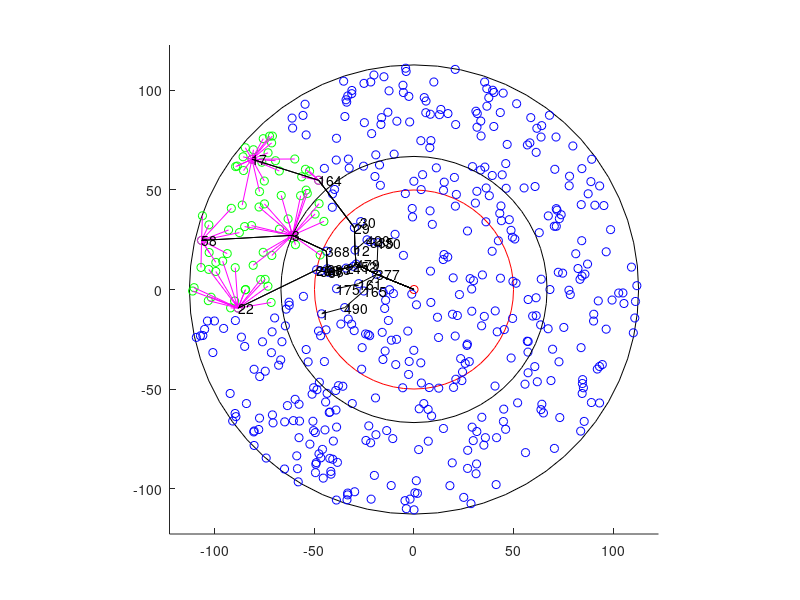

Write the MATLAB code that produced this figure.
clc;
clear all;
close all;
%%
r=40000/pi;
rch=r/2;% 簇首成簇半径
para = [-sqrt(r), -sqrt(r), 2*sqrt(r), 2*sqrt(r)];
rectangle('Position', para, 'Curvature', [1 1]);
hold on;
xlim([-(sqrt(r)+10) sqrt(r)+10])
ylim([-(sqrt(r)+10) sqrt(r)+10])
axis equal
%%
N=load('N.mat');
N=N.N;
p=0.08; % 簇首占比
n=500;
Rc=50; % 通信半径
Eo=1; % 初始能量
dis=zeros(n); % 距离矩阵
EN=[];
inRc=[]; % 在SN的Rc半径范围内的节点集合
inRc_notEN=[]; % 在SN的Rc半径范围内但不是EN的节点集合
er=sqrt(r*rand(1));
etheta=2*pi*rand(1);
ex=er*cos(etheta);
ey=er*sin(etheta);
scatter(0,0,'r');% SN
hold on;
para = [-Rc, -Rc, 2*Rc, 2*Rc];
rectangle('Position', para, 'Curvature', [1 1],'EdgeColor','r');
hold on;
%% 初始化1 需要提前固定的字段
for i=1:n 
    N(i).type=-1;% 普通节点 -1 簇成员节点（MN 0） 簇首节点（CH 1） 监督节点（IN 2)
    N(i).EN=0; % 是否为事件节点
    N(i).E=Eo; % 初始能量
    N(i).credit=1; % 信誉度
    N(i).nb=[]; % Rc范围内邻居
    N(i).nbhf=[]; % Rc/2范围内邻居
    N(i).MN=[]; % 簇成员节点
    N(i).cluster=0; % 簇头
    N(i).inrange=0; % 能否与SN直接通信(即在SN的Rc半径范围内)
    N(i).d=0; % 到SN的距离
end
%% 初始化2
for i=1:n
    N(i).d=sqrt((N(i).x)^2+(N(i).y)^2);
    for j=i:n
        dis(i,j) = sqrt((N(i).x-N(j).x)^2+(N(i).y-N(j).y)^2);
        if Rc/2<dis(i,j)&&dis(i,j)<=Rc
            N(i).nb = [N(i).nb,j];
            N(j).nb = [N(j).nb,i];
        end
        if 0<dis(i,j)&&dis(i,j)<=Rc/2
            N(i).nbhf = [N(i).nbhf,j];
            N(j).nbhf = [N(j).nbhf,i];
        end
    end
    if (N(i).x-ex)^2+(N(i).y-ey)^2<=50^2
        if N(i).d<=50
            N(i).inrange=1;
            inRc=[inRc,i];
        end
        N(i).EN=1;
        N(i).rleft=0;
        EN=[EN,i];
        scatter(N(i).x,N(i).y,'g');
        hold on;
    else
        if N(i).d<=50
            N(i).inrange=1;
            inRc=[inRc,i];
            inRc_notEN=[inRc_notEN,i];
        end
        scatter(N(i).x,N(i).y,'b');
        hold on;
    end
end
dis=dis+dis';
dis(dis>Rc|dis==0)=inf;
%% 簇首选举
found=zeros(1,size(EN,2));
target=EN;
chsall=[]; % 存放选举出的所有簇首
r=1;
while sum(found)<size(EN,2) % 对事件节点进行分簇
    t=(p/(1-p*(mod(r,1/p))));% 阈值
    tleft=mod(r,round(1/p));
    numCLheads=0;
    chs=[];
    target_tmp=[];
    chtarget=[];
    for t=target
        if found(EN==t)==0
            target_tmp=[target_tmp,t];
        end
    end
    for i=target_tmp % step1 选出候选簇头
        if N(i).rleft>0
           N(i).rleft=N(i).rleft-1;
        end
        if N(i).E>0 && N(i).rleft==0
            tmp=rand;
            if tmp<t*N(i).E/Eo
                N(i).rleft=round(1/p)-tleft;% 更新到下次选举轮数
                chtarget = [chtarget,i];% 本轮候选簇头集
                numCLheads = numCLheads+1;
            end
        end
    end
    if numCLheads>0
        conflict = zeros(numCLheads); 
        del = [];
        for i=1:numCLheads% step2 小于的Rc/2范围 簇头竞争
            for j=i:numCLheads
                if size(find(N(chtarget(i)).nbhf==chtarget(j)),2)~= 0
                    conflict(i,j)=1;
                end
            end
        end
        while sum(conflict(:))~=0
            [row,col]=find(conflict==1);
            if N(chtarget(row(1))).E>=N(chtarget(col(1))).E
                conflict(:,col(1))=0;
                del = [del,col(1)];
                N(chtarget(col(1))).type=-1;
            else
                conflict(row(1),:)=0;
                del = [del,row(1)];
                N(chtarget(row(1))).type=-1;
            end
        end
        for i=1:numCLheads % 划归簇成员节点
            if sum(i==del)==0
                N(chtarget(i)).type=1;
                chs = [chs,chtarget(i)];
                found(EN==chtarget(i))=1;
                scatter(N(chtarget(i)).x,N(chtarget(i)).y,'m');
                hold on;
                for j=N(chtarget(i)).nbhf
                    if N(j).type==-1&&N(j).EN==1% Rc/2内的普通节点一律声明为候选节点
                        N(j).type=0;
                        N(j).cluster=chtarget(i);
                        N(chtarget(i)).MN=[N(chtarget(i)).MN,j];
                        found(EN==j)=1;
                        plot([N(chtarget(i)).x,N(j).x],[N(chtarget(i)).y,N(j).y],'m');
                        hold on;
                    end
                end
            end
        end
        chsall=[chsall,chs];
    end
    r=r+1;
end
%% 均衡簇节点不够的簇首，为其多分配几个节点；选出每个簇的IN节点
flag=0;
while(~flag) 
    flag=1;
    for i=chsall
        while(size(N(i).MN,2)<3)
            nbhf_sorted=N(i).nbhf;
            length=size(N(i).nbhf,2);
            for p=1:length-1
                for q=1:length-p
                    if dis(i,nbhf_sorted(q))>dis(i,nbhf_sorted(q+1))
                        tmp=nbhf_sorted(q);
                        nbhf_sorted(q)=nbhf_sorted(q+1);
                        nbhf_sorted(q+1)=tmp;
                    end
                end
            end
            
            for j=nbhf_sorted
                if N(j).EN==1&&N(j).type==0&&size(N(N(j).cluster).MN,2)>3&&size(N(i).MN,2)<3
                    N(i).MN=[N(i).MN,j];
                    tmp=[];
                    for k=N(N(j).cluster).MN
                        if k~=j
                            tmp=[tmp,k];
                        end
                    end
                    N(N(j).cluster).MN=tmp;
                    N(j).cluster=i;
                    plot([N(i).x,N(j).x],[N(i).y,N(j).y],'c');
                    hold on;
                    flag=0; % 发生了重分配，flag置0
                end
            end
        end
    end
end
for i=chsall
    
end
%% 计算簇首邻接矩阵
chsalllen=size(chsall,2);
dis_2=zeros(chsalllen+1);
mind_2=inf;
numinRc=0;
innerRP=[];
T=2;
for i=1:chsalllen
    if mind_2(1)>sqrt(N(chsall(i)).x^2+N(chsall(i)).y^2)
       mind_2=[sqrt(N(chsall(i)).x^2+N(chsall(i)).y^2),i];
    end
    if N(chsall(i)).inrange==1
        dis_2(i,chsalllen+1)=N(chsall(i)).d^2;
        numinRc=numinRc+1;
    end
    for j=i:chsalllen
        if size(find(N(chsall(i)).nb==chsall(j)),2)~=0
            dis_2(i,j)=dis(chsall(i),chsall(j))^2;
%             plot([N(chsall(i)).x,N(chsall(j)).x],[N(chsall(i)).y,N(chsall(j)).y],'k');
%             hold on;
        end
    end
end
dis_2=dis_2+dis_2';
dis_2(dis_2==0|dis_2>Rc^2)=inf;
if 0<=numinRc&&numinRc<=T % 如果在一跳范围内的簇首个数小于一定的值
 % 把最近的簇首的内圈范围内的点都用作中继(实际上内圈最远的情况也差不多略大于Rc)
    root=mind_2(2);
    flag=0;
    for i=inRc_notEN
        if dis(i,chsall(root))<N(chsall(root)).d&&N(i).d<N(chsall(root)).d
            innerRP=[innerRP,i];
        end
    end
    targetnode=[chsall,innerRP]; % 添加内圈节点
    targetnodelen=size(targetnode,2);
    dis_2=zeros(targetnodelen+1); % 重新计算距离矩阵
    for i=1:targetnodelen
        if N(targetnode(i)).inrange==1
            dis_2(i,targetnodelen+1)=N(targetnode(i)).d^2;
            numinRc=numinRc+1;
        end
        for j=i:targetnodelen
            dis_2(i,j)=dis(targetnode(i),targetnode(j))^2;
        end
    end
    dis_2=dis_2+dis_2';
    dis_2(dis_2==0|dis_2>Rc^2)=inf;
    found=zeros(1,targetnodelen+1);
    found(targetnodelen+1)=1;
    d_2=zeros(1,targetnodelen+1);
    d_2(1:targetnodelen)=inf;
    pre_node=-1*ones(1,targetnodelen+1);
    path=-1*ones(1,targetnodelen+1);
    root=targetnodelen+1; % root重新指向SN
else % 如果在一跳范围内的簇首个数足够多
    flag=1;
    found=zeros(1,chsalllen+1);
    found(chsalllen+1)=1;
    d_2=zeros(1,chsalllen+1);
    d_2(1:chsalllen)=inf;
    pre_node=-1*ones(1,chsalllen+1);
    path=-1*ones(1,chsalllen+1);
    root=chsalllen+1; % root直接指向SN
end
if ~flag
    pathnodes=targetnode;
else
    pathnodes=chsall;
end
% 画出最近的簇首的内圈范围
SNsr=sqrt(N(chsall(mind_2(2))).x^2+N(chsall(mind_2(2))).y^2);
para = [-SNsr, -SNsr, 2*SNsr, 2*SNsr];
rectangle('Position', para, 'Curvature', [1 1]);
hold on;
% 画出参与路由的节点序号
for i=pathnodes
    c = num2str(i);
    text(N(i).x,N(i).y,c);
    hold on;
end
%% 寻找簇首到SN的路径(d^2最小)
SNs=root;
% 求路径 run dijkstra
while sum(found)<size(found,2)  %看是否所有的点都标记为P标号
    target=find(found==0); 
    dtmp=d_2;
    d_2(target)=min(d_2(target),d_2(SNs)+dis_2(SNs,target));%对还没有存入found的点更新最短通路
    minp_nodeidx=find(d_2(target)==min(d_2(target)));
    updated=find(d_2(target)~=dtmp(target));%最短路径被更新过的节点
    if size(updated,2)~=0
        pre_node(target(updated))=SNs;
    end
%     for i=minp_nodeidx
    SNs=target(minp_nodeidx(1));   %将当前符合最短通路的且离SN最近的节点设为源点
    found(SNs)=1;%已找到最小路径 found(i)=1
    path(SNs)=pre_node(SNs);
    k=path(SNs); % 画出所有路径
    p=SNs;
    if k<=size(pathnodes,2)
        plot([N(pathnodes(p)).x,N(pathnodes(k)).x],[N(pathnodes(p)).y,N(pathnodes(k)).y],'k');
        hold on;
    else
        plot([N(pathnodes(p)).x,0],[N(pathnodes(p)).y,0],'k');
        hold on;
    end
end
path(path==size(path,2))=-1; % 将指向SN的置为-1
%% 输出路径 v2;找前一跳是RP的簇首
path_traceback=cell(1,chsalllen);
E=zeros(1,chsalllen);
Ed=zeros(1,chsalllen);
N_RP=[];
for i=1:chsalllen
    curnode=i;
    Ed(i)=N(pathnodes(i)).d^2;
    while curnode~=-1
        path_traceback{i}=[pathnodes(curnode),path_traceback{i}];
        curnode=path(curnode);
    end
    pathtmp=path_traceback{i};
    if size(pathtmp,2)>2&&size(find(innerRP==pathtmp(end-1)),2)~=0
        N_RP=[N_RP,i];
    end
    for j=1:size(pathtmp,2)
        if j==1
            E(i)=E(i)+N(pathtmp(j)).x^2+N(pathtmp(j)).y^2;
            plot([0,N(pathtmp(j)).x],[0,N(pathtmp(j)).y],'k');
            hold on;
        else
            E(i)=E(i)+(N(pathtmp(j)).x-N(pathtmp(j-1)).x)^2+(N(pathtmp(j)).y-N(pathtmp(j-1)).y)^2;
            plot([N(pathtmp(j)).x,N(pathtmp(j-1)).x],[N(pathtmp(j)).y,N(pathtmp(j-1)).y],'k');
            hold on;
        end
    end
end
%% 寻找RP的监督节点
for i=N_RP
    for j=path_traceback{i}
        
    end
end






